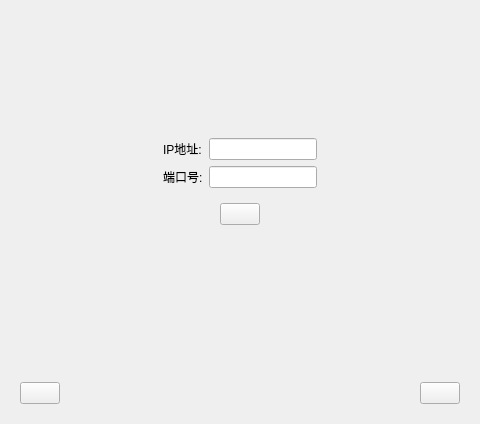
<?xml version="1.0" encoding="UTF-8"?>
<ui version="4.0">
 <class>Login</class>
 <widget class="QDialog" name="Login">
  <property name="geometry">
   <rect>
    <x>0</x>
    <y>0</y>
    <width>480</width>
    <height>424</height>
   </rect>
  </property>
  <property name="windowTitle">
   <string>Dialog</string>
  </property>
  <layout class="QVBoxLayout" name="verticalLayout_2">
   <item>
    <widget class="QStackedWidget" name="stackedWidget">
     <property name="currentIndex">
      <number>2</number>
     </property>
     <widget class="QWidget" name="page">
      <layout class="QVBoxLayout" name="verticalLayout">
       <item>
        <spacer name="verticalSpacer">
         <property name="orientation">
          <enum>Qt::Vertical</enum>
         </property>
         <property name="sizeType">
          <enum>QSizePolicy::Fixed</enum>
         </property>
         <property name="sizeHint" stdset="0">
          <size>
           <width>20</width>
           <height>90</height>
          </size>
         </property>
        </spacer>
       </item>
       <item>
        <widget class="QWidget" name="widget_3" native="true">
         <layout class="QHBoxLayout" name="horizontalLayout_2">
          <item>
           <spacer name="horizontalSpacer_3">
            <property name="orientation">
             <enum>Qt::Horizontal</enum>
            </property>
            <property name="sizeHint" stdset="0">
             <size>
              <width>40</width>
              <height>20</height>
             </size>
            </property>
           </spacer>
          </item>
          <item>
           <widget class="QWidget" name="widget" native="true">
            <layout class="QGridLayout" name="gridLayout">
             <item row="0" column="0">
              <widget class="QLabel" name="label">
               <property name="text">
                <string>用户名:</string>
               </property>
              </widget>
             </item>
             <item row="0" column="1">
              <widget class="QLineEdit" name="userName"/>
             </item>
             <item row="1" column="0">
              <widget class="QLabel" name="label_2">
               <property name="text">
                <string>密码:</string>
               </property>
              </widget>
             </item>
             <item row="1" column="1">
              <widget class="QLineEdit" name="password"/>
             </item>
             <item row="2" column="0">
              <widget class="QCheckBox" name="savePwd">
               <property name="text">
                <string>记住密码</string>
               </property>
              </widget>
             </item>
             <item row="2" column="1">
              <widget class="QPushButton" name="regUser">
               <property name="text">
                <string>没用账号, 马上注册</string>
               </property>
              </widget>
             </item>
             <item row="3" column="0" colspan="2">
              <widget class="QWidget" name="widget_2" native="true">
               <layout class="QHBoxLayout" name="horizontalLayout">
                <item>
                 <spacer name="horizontalSpacer">
                  <property name="orientation">
                   <enum>Qt::Horizontal</enum>
                  </property>
                  <property name="sizeHint" stdset="0">
                   <size>
                    <width>40</width>
                    <height>20</height>
                   </size>
                  </property>
                 </spacer>
                </item>
                <item>
                 <widget class="QPushButton" name="loginBtn">
                  <property name="text">
                   <string/>
                  </property>
                 </widget>
                </item>
                <item>
                 <spacer name="horizontalSpacer_2">
                  <property name="orientation">
                   <enum>Qt::Horizontal</enum>
                  </property>
                  <property name="sizeHint" stdset="0">
                   <size>
                    <width>40</width>
                    <height>20</height>
                   </size>
                  </property>
                 </spacer>
                </item>
               </layout>
              </widget>
             </item>
            </layout>
           </widget>
          </item>
          <item>
           <spacer name="horizontalSpacer_4">
            <property name="orientation">
             <enum>Qt::Horizontal</enum>
            </property>
            <property name="sizeHint" stdset="0">
             <size>
              <width>84</width>
              <height>20</height>
             </size>
            </property>
           </spacer>
          </item>
         </layout>
        </widget>
       </item>
       <item>
        <spacer name="verticalSpacer_2">
         <property name="orientation">
          <enum>Qt::Vertical</enum>
         </property>
         <property name="sizeHint" stdset="0">
          <size>
           <width>20</width>
           <height>17</height>
          </size>
         </property>
        </spacer>
       </item>
      </layout>
     </widget>
     <widget class="QWidget" name="page_2">
      <layout class="QVBoxLayout" name="verticalLayout_3">
       <item>
        <spacer name="verticalSpacer_3">
         <property name="orientation">
          <enum>Qt::Vertical</enum>
         </property>
         <property name="sizeType">
          <enum>QSizePolicy::Fixed</enum>
         </property>
         <property name="sizeHint" stdset="0">
          <size>
           <width>20</width>
           <height>90</height>
          </size>
         </property>
        </spacer>
       </item>
       <item>
        <widget class="QWidget" name="widget_5" native="true">
         <layout class="QHBoxLayout" name="horizontalLayout_4">
          <item>
           <spacer name="horizontalSpacer_6">
            <property name="orientation">
             <enum>Qt::Horizontal</enum>
            </property>
            <property name="sizeHint" stdset="0">
             <size>
              <width>40</width>
              <height>20</height>
             </size>
            </property>
           </spacer>
          </item>
          <item>
           <widget class="QWidget" name="widget_6" native="true">
            <layout class="QGridLayout" name="gridLayout_2">
             <item row="1" column="1">
              <widget class="QLineEdit" name="regPasswrod"/>
             </item>
             <item row="0" column="1">
              <widget class="QLineEdit" name="regUserName"/>
             </item>
             <item row="3" column="0" colspan="2">
              <widget class="QWidget" name="widget_7" native="true">
               <layout class="QHBoxLayout" name="horizontalLayout_5">
                <item>
                 <spacer name="horizontalSpacer_7">
                  <property name="orientation">
                   <enum>Qt::Horizontal</enum>
                  </property>
                  <property name="sizeHint" stdset="0">
                   <size>
                    <width>40</width>
                    <height>20</height>
                   </size>
                  </property>
                 </spacer>
                </item>
                <item>
                 <widget class="QPushButton" name="registerBtn">
                  <property name="text">
                   <string/>
                  </property>
                 </widget>
                </item>
                <item>
                 <spacer name="horizontalSpacer_8">
                  <property name="orientation">
                   <enum>Qt::Horizontal</enum>
                  </property>
                  <property name="sizeHint" stdset="0">
                   <size>
                    <width>40</width>
                    <height>20</height>
                   </size>
                  </property>
                 </spacer>
                </item>
               </layout>
              </widget>
             </item>
             <item row="0" column="0">
              <widget class="QLabel" name="label_3">
               <property name="text">
                <string>用户名:</string>
               </property>
              </widget>
             </item>
             <item row="1" column="0">
              <widget class="QLabel" name="label_4">
               <property name="text">
                <string>密码:</string>
               </property>
              </widget>
             </item>
             <item row="2" column="0">
              <widget class="QLabel" name="label_7">
               <property name="text">
                <string>手机号:</string>
               </property>
              </widget>
             </item>
             <item row="2" column="1">
              <widget class="QLineEdit" name="phone"/>
             </item>
            </layout>
           </widget>
          </item>
          <item>
           <spacer name="horizontalSpacer_9">
            <property name="orientation">
             <enum>Qt::Horizontal</enum>
            </property>
            <property name="sizeHint" stdset="0">
             <size>
              <width>84</width>
              <height>20</height>
             </size>
            </property>
           </spacer>
          </item>
         </layout>
        </widget>
       </item>
       <item>
        <spacer name="verticalSpacer_4">
         <property name="orientation">
          <enum>Qt::Vertical</enum>
         </property>
         <property name="sizeHint" stdset="0">
          <size>
           <width>20</width>
           <height>4</height>
          </size>
         </property>
        </spacer>
       </item>
      </layout>
     </widget>
     <widget class="QWidget" name="page_3">
      <layout class="QVBoxLayout" name="verticalLayout_4">
       <item>
        <spacer name="verticalSpacer_5">
         <property name="orientation">
          <enum>Qt::Vertical</enum>
         </property>
         <property name="sizeType">
          <enum>QSizePolicy::Fixed</enum>
         </property>
         <property name="sizeHint" stdset="0">
          <size>
           <width>20</width>
           <height>100</height>
          </size>
         </property>
        </spacer>
       </item>
       <item>
        <widget class="QWidget" name="widget_8" native="true">
         <layout class="QHBoxLayout" name="horizontalLayout_6">
          <item>
           <spacer name="horizontalSpacer_10">
            <property name="orientation">
             <enum>Qt::Horizontal</enum>
            </property>
            <property name="sizeHint" stdset="0">
             <size>
              <width>40</width>
              <height>20</height>
             </size>
            </property>
           </spacer>
          </item>
          <item>
           <widget class="QWidget" name="widget_9" native="true">
            <layout class="QGridLayout" name="gridLayout_3">
             <item row="2" column="0" colspan="2">
              <widget class="QWidget" name="widget_10" native="true">
               <layout class="QHBoxLayout" name="horizontalLayout_7">
                <item>
                 <spacer name="horizontalSpacer_11">
                  <property name="orientation">
                   <enum>Qt::Horizontal</enum>
                  </property>
                  <property name="sizeHint" stdset="0">
                   <size>
                    <width>40</width>
                    <height>20</height>
                   </size>
                  </property>
                 </spacer>
                </item>
                <item>
                 <widget class="QPushButton" name="netOkBtn">
                  <property name="text">
                   <string/>
                  </property>
                 </widget>
                </item>
                <item>
                 <spacer name="horizontalSpacer_12">
                  <property name="orientation">
                   <enum>Qt::Horizontal</enum>
                  </property>
                  <property name="sizeHint" stdset="0">
                   <size>
                    <width>40</width>
                    <height>20</height>
                   </size>
                  </property>
                 </spacer>
                </item>
               </layout>
              </widget>
             </item>
             <item row="1" column="0">
              <widget class="QLabel" name="label_6">
               <property name="text">
                <string>端口号:</string>
               </property>
              </widget>
             </item>
             <item row="1" column="1">
              <widget class="QLineEdit" name="port"/>
             </item>
             <item row="0" column="1">
              <widget class="QLineEdit" name="ipAddr"/>
             </item>
             <item row="0" column="0">
              <widget class="QLabel" name="label_5">
               <property name="text">
                <string>IP地址:</string>
               </property>
              </widget>
             </item>
            </layout>
           </widget>
          </item>
          <item>
           <spacer name="horizontalSpacer_13">
            <property name="orientation">
             <enum>Qt::Horizontal</enum>
            </property>
            <property name="sizeHint" stdset="0">
             <size>
              <width>84</width>
              <height>20</height>
             </size>
            </property>
           </spacer>
          </item>
         </layout>
        </widget>
       </item>
       <item>
        <spacer name="verticalSpacer_6">
         <property name="orientation">
          <enum>Qt::Vertical</enum>
         </property>
         <property name="sizeHint" stdset="0">
          <size>
           <width>20</width>
           <height>20</height>
          </size>
         </property>
        </spacer>
       </item>
      </layout>
     </widget>
    </widget>
   </item>
   <item>
    <widget class="QWidget" name="widget_4" native="true">
     <layout class="QHBoxLayout" name="horizontalLayout_3">
      <item>
       <widget class="QPushButton" name="homeBtn">
        <property name="text">
         <string/>
        </property>
       </widget>
      </item>
      <item>
       <spacer name="horizontalSpacer_5">
        <property name="orientation">
         <enum>Qt::Horizontal</enum>
        </property>
        <property name="sizeHint" stdset="0">
         <size>
          <width>243</width>
          <height>20</height>
         </size>
        </property>
       </spacer>
      </item>
      <item>
       <widget class="QPushButton" name="netSetBtn">
        <property name="text">
         <string/>
        </property>
       </widget>
      </item>
     </layout>
    </widget>
   </item>
  </layout>
 </widget>
 <resources/>
 <connections/>
</ui>
